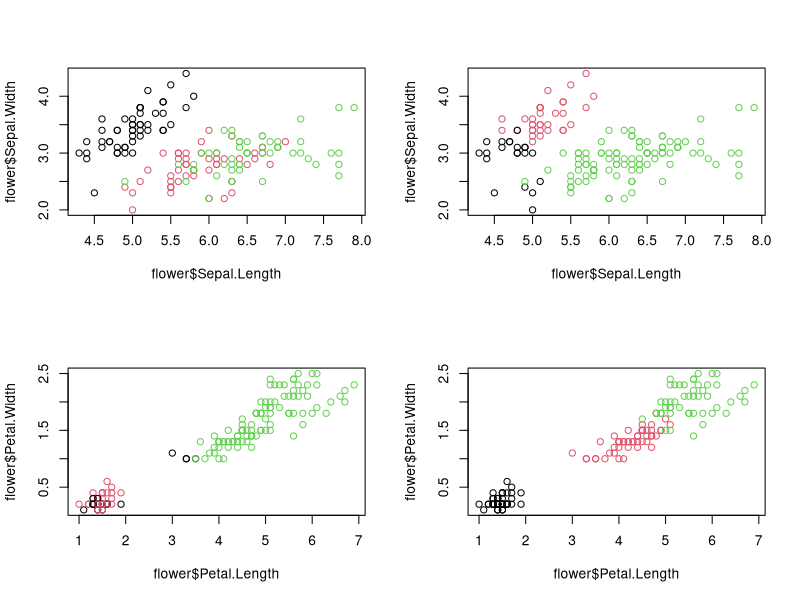
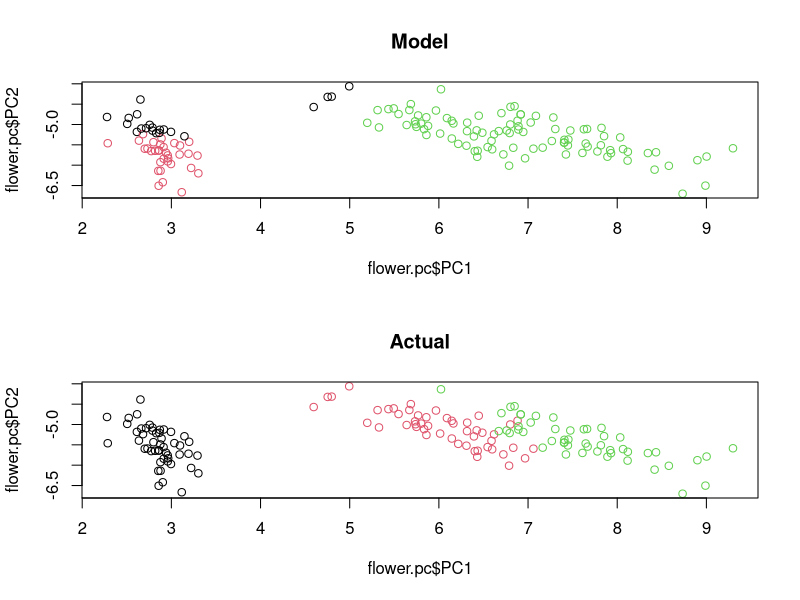

R code for these plots, in order:
## ---- chunk 1
options(width = 90)

## The famous iris dataset
data(iris)
flower = iris

head(flower)
summary(flower)

## Kmeans requires you to predetermine the number of clusters
mdl = kmeans(flower[, 1:4], centers = 3)
flower$cluster = mdl$cluster

## plot kmeans for a few of the variable combinations
par(mfrow = c(2, 2))
plot(x = flower$Sepal.Length, y = flower$Sepal.Width, col = factor(flower$Species))
plot(x = flower$Sepal.Length, y = flower$Sepal.Width, col = factor(flower$cluster))
plot(x = flower$Petal.Length, y = flower$Petal.Width, col = factor(flower$cluster))
plot(x = flower$Petal.Length, y = flower$Petal.Width, col = factor(flower$Species))

## Try using principal components to draw one picture that catures all of the variance
pc = prcomp(flower[, 1:4], cor = TRUE)
summary(pc)

## The first 2 principal components explains 97% of all variation
flower.pc = as.data.frame(as.matrix(flower[, 1:4]) %*% pc$rotation)
flower.pc$cluster = flower$cluster
flower.pc$species = flower$Species

## How well did the model do?
par(mfrow = c(2, 1))
plot(flower.pc$PC1, flower.pc$PC2, col = factor(flower.pc$cluster), main = "Model")
plot(flower.pc$PC1, flower.pc$PC2, col = factor(flower.pc$species), main = "Actual")


